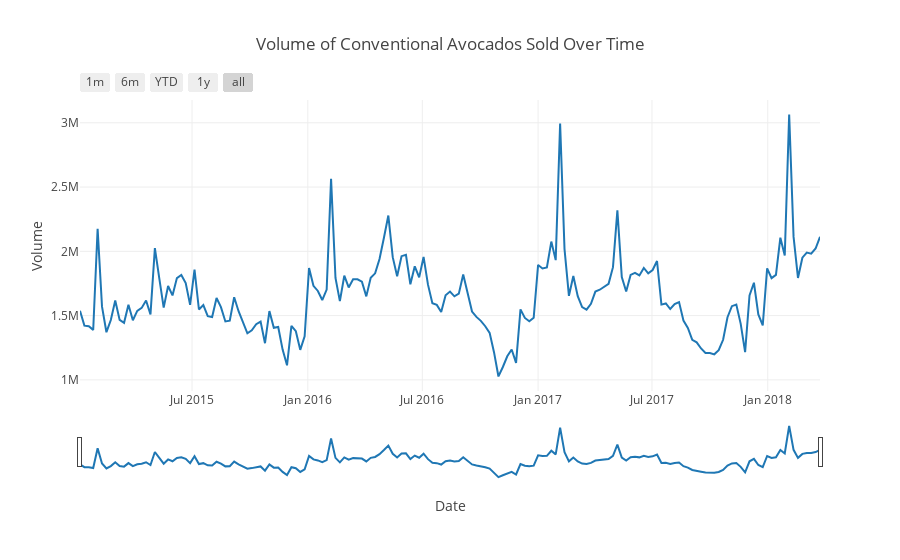

Notebook source saved alongside this figure:
### Markdown cell above
Conventional Avocados Sold Over Time

### Code cell
conventional = avocado[avocado.type=="conventional"]
organic = avocado[avocado.type=="organic"]

groupBy1_volume = conventional.groupby('Date').mean()
groupBy2_volume = organic.groupby('Date').mean()

scatter1 = go.Scatter(x=groupBy1_volume['Total Volume'].index, y=groupBy1_volume['Total Volume'], name="Conventional")

scatter2 = go.Scatter(x=groupBy2_volume['Total Volume'].index, y=groupBy2_volume['Total Volume'], name="Organic")

data = [scatter1]
# data = [scatter1, scatter2]
# layout=go.Layout(title="Volume of Conventional Avocados Sold Over Time", xaxis={'title':'Date'}, yaxis={'title':'Volume'})

#--Rangeslider and Selector Source: https://plot.ly/python/range-slider/
layout = dict(
    title='Volume of Conventional Avocados Sold Over Time',
    yaxis = dict(
    title = 'Volume'),
    xaxis=dict(
        title = 'Date',
        rangeselector=dict(
            buttons=list([
                dict(count=1,
                     label='1m',
                     step='month',
                     stepmode='backward'),
                dict(count=6,
                     label='6m',
                     step='month',
                     stepmode='backward'),
                dict(count=1,
                    label='YTD',
                    step='year',
                    stepmode='todate'),
                dict(count=1,
                    label='1y',
                    step='year',
                    stepmode='backward'),
                dict(step='all')

            ])
        ),
        rangeslider=dict(
            visible = True
        ),
        type='date'
    )
)

figure=go.Figure(data=data,layout=layout)
iplot(figure)

### Figure 1 — Plotly figure (JSON) as saved in the notebook; plotly's stock layout.template omitted (floating-point values rounded to 4 significant figures; data arrays with more than 128 entries replaced by an {"elided": "..."} marker saying what was removed)
{"data": [{"name": "Conventional", "type": "scatter", "uid": "21a47eae-d77b-4df6-afb7-6fee2736ed13", "x": {"elided": "169 str values"}, "y": {"elided": "169 float values"}}], "layout": {"title": "Volume of Conventional Avocados Sold Over Time", "xaxis": {"rangeselector": {"buttons": [{"count": 1, "label": "1m", "step": "month", "stepmode": "backward"}, {"count": 6, "label": "6m", "step": "month", "stepmode": "backward"}, {"count": 1, "label": "YTD", "step": "year", "stepmode": "todate"}, {"count": 1, "label": "1y", "step": "year", "stepmode": "backward"}, {"step": "all"}]}, "rangeslider": {"visible": true}, "title": "Date", "type": "date"}, "yaxis": {"title": "Volume"}}}
